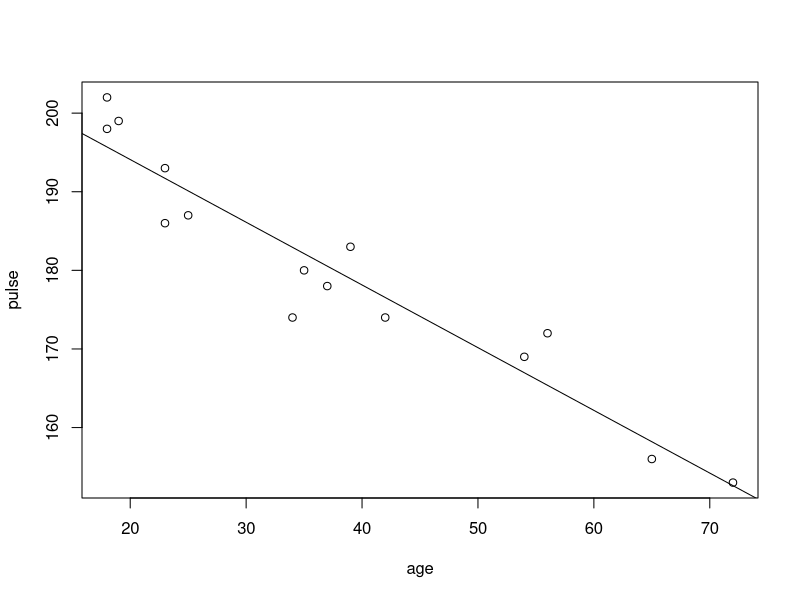

The R source for this figure:
#Колкото повече симулирани данни имаме толкова по-точно оценки имаме
#като ги сумираме.
#Ако подадем lm на summary виждаме дали beta0 и beta1 влиаят.
#Ако бетата пред x-а е 0, то x-а не влияе на y

library("tidyverse")

age <- c(18, 23, 25, 35, 65, 54, 34, 56, 72, 19, 23, 42, 18, 39, 37)
pulse <- c(202, 186, 187, 180, 156, 169, 174,
           172, 153, 199, 193, 174, 198, 183, 178)

lm(pulse ~ age) %>%
    summary()

t_stat <- (-0.79773 - (-1)) / 0.06996
d <- length(age) - 2
pval <- 2 * pt(t_stat, df = d, lower.tail = F)
pval

#С долната команда виждаме най-ниския, максималния,
#и средния пулс на човек на съответно 30 40 и 50 години
predict.lm(
    lm(pulse ~ age),
    data.frame(age = c(30, 40, 50)),
    interval = "confidence",
    level = 0.90
)

#Task 2
colnames(mtcars)

#mpg is the y and vs is the x
#it asks is there a linear relation
#between mpg and vs

#if i am corrcet beta1 is 7.94
#which means that a straight vs
#means more miles/gallon
lm(mpg ~ vs, mtcars) %>%
    summary()

lm(mpg ~ wt, mtcars) %>%
    summary()

#Here a straight vs means less horsepower
lm(hp ~ vs, mtcars) %>%
    summary()


patients <- data.frame(
   age = c(18, 23, 25, 35, 65, 54, 34, 56, 72, 19, 23, 42, 18, 39, 37),
   pulse = c(202, 186, 187, 180, 156, 169,
             174, 172, 153, 199, 193, 174, 198, 183, 178)
)

plot(patients)
abline(lm(pulse ~ age), patients)
